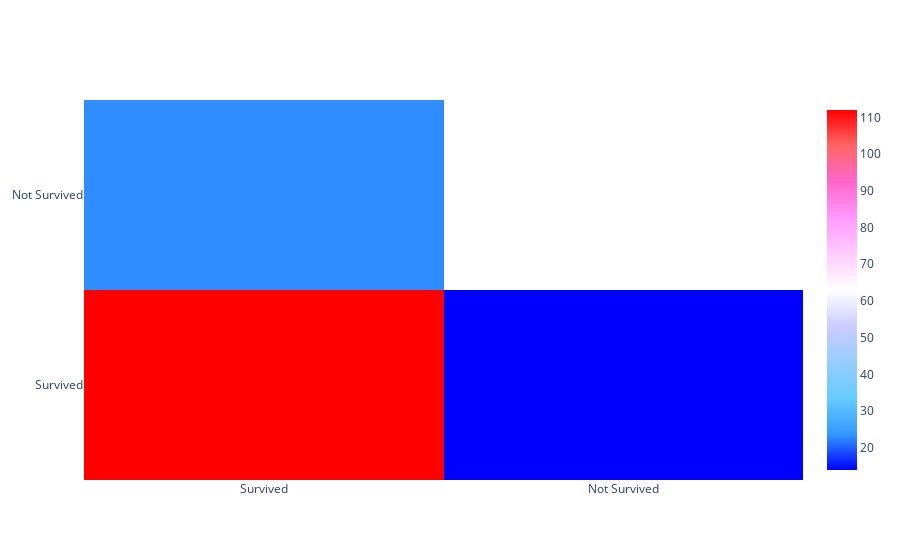
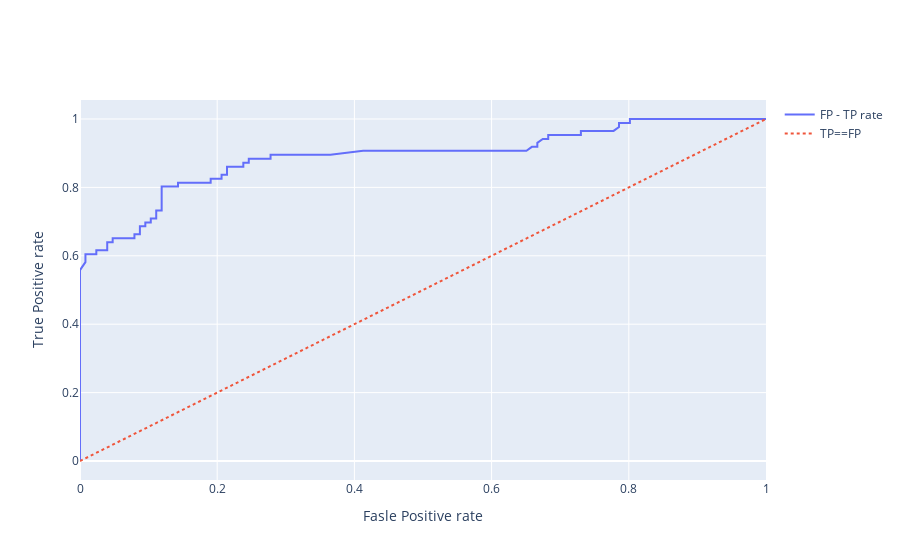
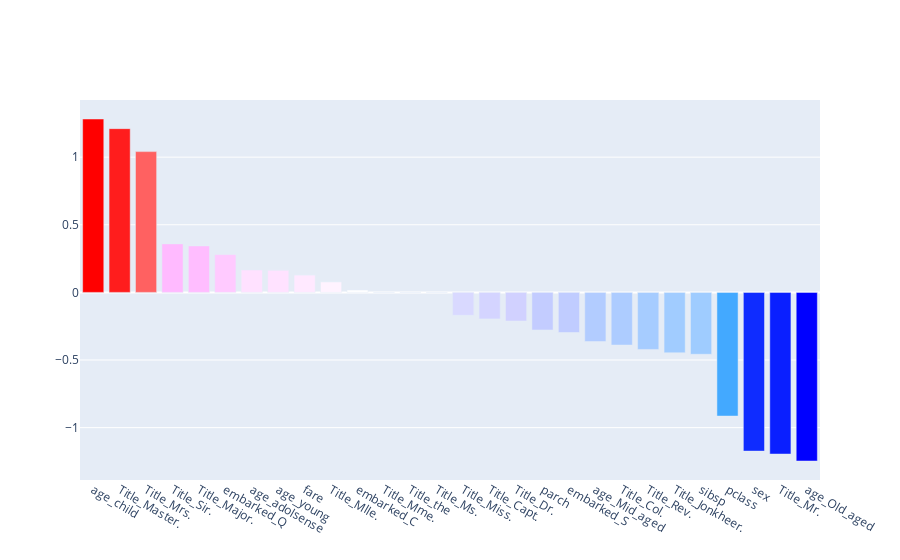

The notebook cell saved with these charts, in order:
### Code cell
def prediction(algorithm,training_x,testing_x,training_y,
              testing_y,cols,cf,thresold_plot):
    algorithm.fit(training_x,training_y)
    predictios=algorithm.predict(testing_x)
    probablities=algorithm.predict_proba(testing_x)
    if cf=='coef':
        coeffs=pd.DataFrame(algorithm.coef_.ravel())
    elif cf=='feat':
        coeffs=pd.DataFrame(algorithm.feature_importances_)
    column_df=pd.DataFrame(X_train.columns)
    coef_summary=(pd.merge(coeffs,column_df,left_index=True,
                          right_index=True))
    
    coef_summary.columns=['coefficients','features']
    coef_summary=coef_summary.sort_values('coefficients',ascending=False)
    print(algorithm)
    
    print('\n Classification report: \n',classification_report(testing_y,predictios))
    
    print('\n Accuracy Score: \n',accuracy_score(testing_y,predictios))

    print('\n Confusion Matrix: \n')
    conf_matrix=confusion_matrix(testing_y,predictios)
    print(conf_matrix)
    
    
    model_roc_auc=roc_auc_score(testing_y,predictios)
    print('\n Area Under Curve:',model_roc_auc,'\n')
    fpr,tpr,thresold=roc_curve(testing_y,probablities[:,1])

    
    
#     Confusion Matrix plot
    temp1=go.Heatmap(z=conf_matrix,x=['Survived','Not Survived'],
                    y=['Survived','Not Survived'],showscale=True,
                    colorscale='Picnic',name='matrix')
    
    data1=[temp1]
    fig=go.Figure(data=data1)
    py.iplot(fig)
    
    
#     Roc Curve
    temp2=go.Scatter(x=fpr,y=tpr,name='FP - TP rate')
    temp3=go.Scatter(x=np.linspace(0,1,100),y=np.linspace(0,1,100),
                     line=dict(dash='dot'),name='TP==FP')
    layout=go.Layout(dict(xaxis=dict(title='Fasle Positive rate'),
                         yaxis=dict(title='True Positive rate')))
    data2=[temp2,temp3]
    fig=go.Figure(data=data2,layout=layout)
    py.iplot(fig)
    
    
#     Plot Coefficients
    temp4=go.Bar(x=coef_summary['features'],y=coef_summary['coefficients'],
                name='coefficients',
                marker=dict(color=coef_summary['coefficients'],
                           colorscale='Picnic'))
    data=[temp4]
    fig=go.Figure(data=data)
    py.iplot(fig)
    
    
    if thresold_plot=='True':
        visualizer=DiscriminationThreshold(algorithm)
        visualizer.fit(training_x,training_y)
        visualizer.poof()
        
    
    
    
    
    
lg=LogisticRegression()    
prediction(lg,X_train,X_test,y_train,y_test,None,'coef','True')

### Figure 1 — Plotly figure (JSON) as saved in the notebook; plotly's stock layout.template omitted (floating-point values rounded to 4 significant figures)
{"data": [{"colorscale": [[0, "rgb(0,0,255)"], [0.1, "rgb(51,153,255)"], [0.2, "rgb(102,204,255)"], [0.3, "rgb(153,204,255)"], [0.4, "rgb(204,204,255)"], [0.5, "rgb(255,255,255)"], [0.6, "rgb(255,204,255)"], [0.7, "rgb(255,153,255)"], [0.8, "rgb(255,102,204)"], [0.9, "rgb(255,102,102)"], [1, "rgb(255,0,0)"]], "name": "matrix", "showscale": true, "type": "heatmap", "x": ["Survived", "Not Survived"], "y": ["Survived", "Not Survived"], "z": [[112, 14], [23, 63]]}], "layout": {}}

### Figure 2 — Plotly figure (JSON) as saved in the notebook; plotly's stock layout.template omitted (floating-point values rounded to 4 significant figures)
{"data": [{"name": "FP - TP rate", "type": "scatter", "x": [0, 0, 0, 0.007937, 0.007937, 0.02381, 0.02381, 0.03968, 0.03968, 0.04762, 0.04762, 0.07937, 0.07937, 0.0873, 0.0873, 0.09524, 0.09524, 0.1032, 0.1032, 0.1111, 0.1111, 0.119, 0.119, 0.1429, 0.1429, 0.1667, 0.1905, 0.1905, 0.2063, 0.2063, 0.2143, 0.2143, 0.2381, 0.2381, 0.246, 0.246, 0.2778, 0.2778, 0.2857, 0.3016, 0.3651, 0.4127, 0.4365, 0.4603, 0.4841, 0.5079, 0.5476, 0.5635, 0.5794, 0.5952, 0.6508, 0.6587, 0.6667, 0.6667, 0.6746, 0.6825, 0.6825, 0.7302, 0.7302, 0.7778, 0.7857, 0.7857, 0.8016, 0.8016, 0.8095, 0.8254, 0.9048, 0.9206, 1], "y": [0, 0.01163, 0.5581, 0.5814, 0.6047, 0.6047, 0.6163, 0.6163, 0.6395, 0.6395, 0.6512, 0.6512, 0.6628, 0.6628, 0.686, 0.686, 0.6977, 0.6977, 0.7093, 0.7093, 0.7326, 0.7326, 0.8023, 0.8023, 0.814, 0.814, 0.814, 0.8256, 0.8256, 0.8372, 0.8372, 0.8605, 0.8605, 0.8721, 0.8721, 0.8837, 0.8837, 0.8953, 0.8953, 0.8953, 0.8953, 0.907, 0.907, 0.907, 0.907, 0.907, 0.907, 0.907, 0.907, 0.907, 0.907, 0.9186, 0.9186, 0.9302, 0.9419, 0.9419, 0.9535, 0.9535, 0.9651, 0.9651, 0.9767, 0.9884, 0.9884, 1, 1, 1, 1, 1, 1]}, {"line": {"dash": "dot"}, "name": "TP==FP", "type": "scatter", "x": [0, 0.0101, 0.0202, 0.0303, 0.0404, 0.05051, 0.06061, 0.07071, 0.08081, 0.09091, 0.101, 0.1111, 0.1212, 0.1313, 0.1414, 0.1515, 0.1616, 0.1717, 0.1818, 0.1919, 0.202, 0.2121, 0.2222, 0.2323, 0.2424, 0.2525, 0.2626, 0.2727, 0.2828, 0.2929, 0.303, 0.3131, 0.3232, 0.3333, 0.3434, 0.3535, 0.3636, 0.3737, 0.3838, 0.3939, 0.404, 0.4141, 0.4242, 0.4343, 0.4444, 0.4545, 0.4646, 0.4747, 0.4848, 0.4949, 0.5051, 0.5152, 0.5253, 0.5354, 0.5455, 0.5556, 0.5657, 0.5758, 0.5859, 0.596, 0.6061, 0.6162, 0.6263, 0.6364, 0.6465, 0.6566, 0.6667, 0.6768, 0.6869, 0.697, 0.7071, 0.7172, 0.7273, 0.7374, 0.7475, 0.7576, 0.7677, 0.7778, 0.7879, 0.798, 0.8081, 0.8182, 0.8283, 0.8384, 0.8485, 0.8586, 0.8687, 0.8788, 0.8889, 0.899, 0.9091, 0.9192, 0.9293, 0.9394, 0.9495, 0.9596, 0.9697, 0.9798, 0.9899, 1], "y": [0, 0.0101, 0.0202, 0.0303, 0.0404, 0.05051, 0.06061, 0.07071, 0.08081, 0.09091, 0.101, 0.1111, 0.1212, 0.1313, 0.1414, 0.1515, 0.1616, 0.1717, 0.1818, 0.1919, 0.202, 0.2121, 0.2222, 0.2323, 0.2424, 0.2525, 0.2626, 0.2727, 0.2828, 0.2929, 0.303, 0.3131, 0.3232, 0.3333, 0.3434, 0.3535, 0.3636, 0.3737, 0.3838, 0.3939, 0.404, 0.4141, 0.4242, 0.4343, 0.4444, 0.4545, 0.4646, 0.4747, 0.4848, 0.4949, 0.5051, 0.5152, 0.5253, 0.5354, 0.5455, 0.5556, 0.5657, 0.5758, 0.5859, 0.596, 0.6061, 0.6162, 0.6263, 0.6364, 0.6465, 0.6566, 0.6667, 0.6768, 0.6869, 0.697, 0.7071, 0.7172, 0.7273, 0.7374, 0.7475, 0.7576, 0.7677, 0.7778, 0.7879, 0.798, 0.8081, 0.8182, 0.8283, 0.8384, 0.8485, 0.8586, 0.8687, 0.8788, 0.8889, 0.899, 0.9091, 0.9192, 0.9293, 0.9394, 0.9495, 0.9596, 0.9697, 0.9798, 0.9899, 1]}], "layout": {"xaxis": {"title": {"text": "Fasle Positive rate"}}, "yaxis": {"title": {"text": "True Positive rate"}}}}

### Figure 3 — Plotly figure (JSON) as saved in the notebook; plotly's stock layout.template omitted (floating-point values rounded to 4 significant figures)
{"data": [{"marker": {"color": [1.282, 1.211, 1.041, 0.3587, 0.3437, 0.2796, 0.1658, 0.1629, 0.1276, 0.07743, 0.01775, 0, 0, 0, -0.1697, -0.1962, -0.2118, -0.2778, -0.2965, -0.3632, -0.3893, -0.4219, -0.4463, -0.4576, -0.9145, -1.173, -1.195, -1.247], "colorscale": [[0, "rgb(0,0,255)"], [0.1, "rgb(51,153,255)"], [0.2, "rgb(102,204,255)"], [0.3, "rgb(153,204,255)"], [0.4, "rgb(204,204,255)"], [0.5, "rgb(255,255,255)"], [0.6, "rgb(255,204,255)"], [0.7, "rgb(255,153,255)"], [0.8, "rgb(255,102,204)"], [0.9, "rgb(255,102,102)"], [1, "rgb(255,0,0)"]]}, "name": "coefficients", "type": "bar", "x": ["age_child", "Title_Master.", "Title_Mrs.", "Title_Sir.", "Title_Major.", "embarked_Q", "age_adolsense", "age_young", "fare", "Title_Mlle.", "embarked_C", "Title_Mme.", "Title_the", "Title_Ms.", "Title_Miss.", "Title_Capt.", "Title_Dr.", "parch", "embarked_S", "age_Mid_aged", "Title_Col.", "Title_Rev.", "Title_Jonkheer.", "sibsp", "pclass", "sex", "Title_Mr.", "age_Old_aged"], "y": [1.282, 1.211, 1.041, 0.3587, 0.3437, 0.2796, 0.1658, 0.1629, 0.1276, 0.07743, 0.01775, 0, 0, 0, -0.1697, -0.1962, -0.2118, -0.2778, -0.2965, -0.3632, -0.3893, -0.4219, -0.4463, -0.4576, -0.9145, -1.173, -1.195, -1.247]}], "layout": {}}
